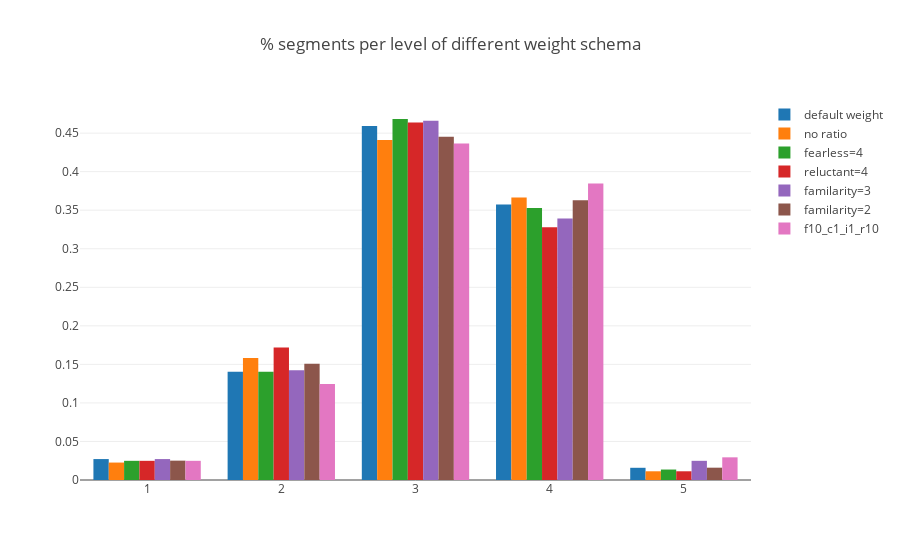

The notebook cell this image was saved under:
### Code cell
arrs = [y_all.csl.values]+weighted_ys
title = 'score histogram of % segments of different weight schema'
arrs = [y_all.csl.round().values] + [y.round() for y in weighted_ys]
title = '% segments per level of different weight schema'

fig = plotly_fig.hist(arrs, names=['default weight']+new_ys_name, title=title)
iplot(fig)

### Figure 1 — Plotly figure (JSON) as saved in the notebook; plotly's stock layout.template omitted (floating-point values rounded to 4 significant figures; data arrays with more than 128 entries replaced by an {"elided": "..."} marker saying what was removed)
{"data": [{"histnorm": "probability", "name": "default weight", "type": "histogram", "x": {"elided": "442 int values"}}, {"histnorm": "probability", "name": "no ratio", "type": "histogram", "x": {"elided": "442 int values"}}, {"histnorm": "probability", "name": "fearless=4", "type": "histogram", "x": {"elided": "442 int values"}}, {"histnorm": "probability", "name": "reluctant=4", "type": "histogram", "x": {"elided": "442 int values"}}, {"histnorm": "probability", "name": "familarity=3", "type": "histogram", "x": {"elided": "442 int values"}}, {"histnorm": "probability", "name": "familarity=2", "type": "histogram", "x": {"elided": "438 int values"}}, {"histnorm": "probability", "name": "f10_c1_i1_r10", "type": "histogram", "x": {"elided": "442 int values"}}], "layout": {"title": "% segments per level of different weight schema"}}
